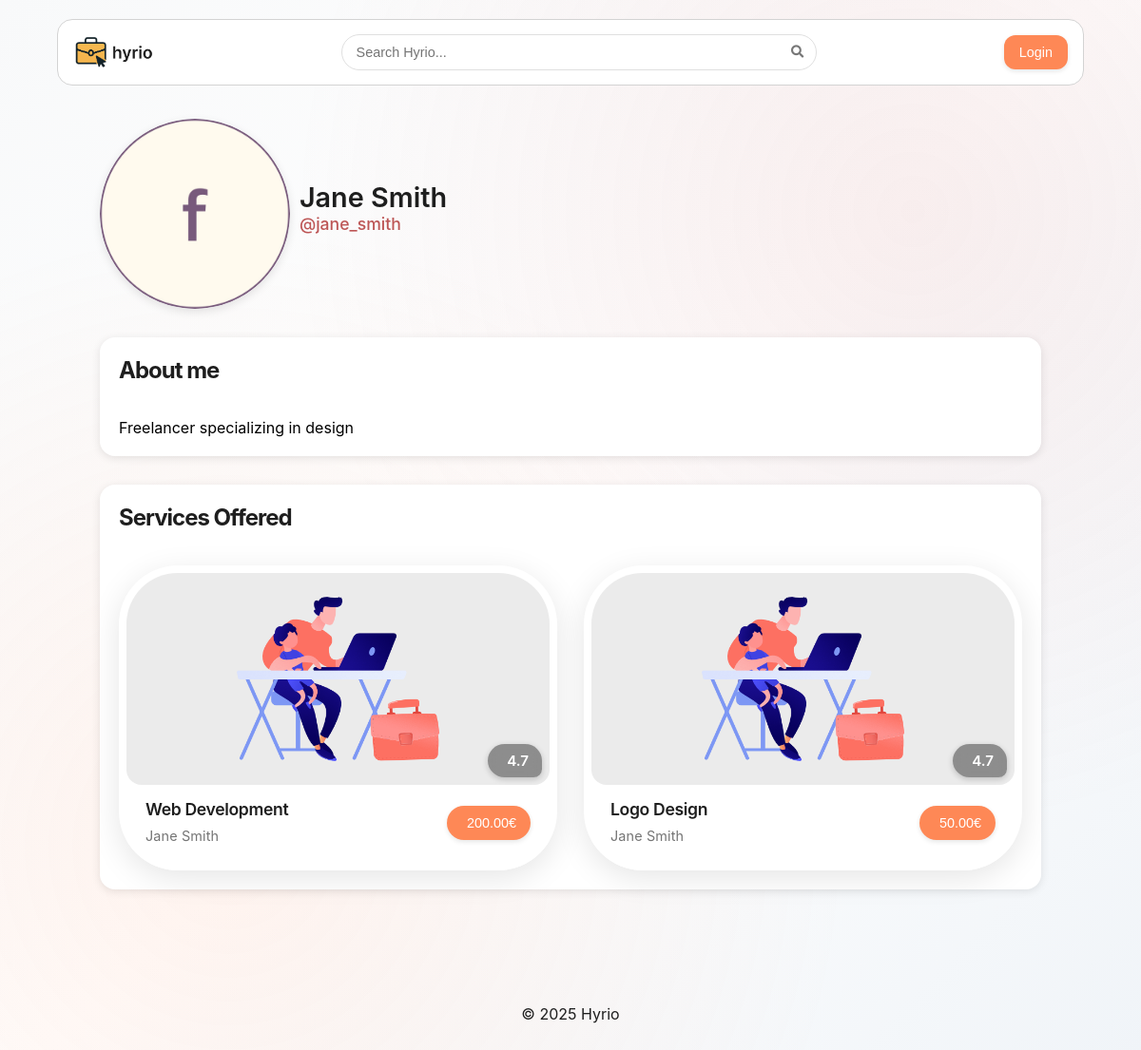
The app's page /pages/profile.php?username=jane_smith with its own data.
### tables this page shows
CREATE TABLE users (id INTEGER PRIMARY KEY,
  name VARCHAR(255) NOT NULL,
  username VARCHAR(255) NOT NULL UNIQUE,
  password TEXT NOT NULL,  -- Use bcrypt for hashing
  email VARCHAR(255) NOT NULL UNIQUE,
  is_seller BOOLEAN NOT NULL DEFAULT 0,
  is_admin BOOLEAN NOT NULL DEFAULT 0,
  profile_pic TEXT NOT NULL,
  bio TEXT);

CREATE TABLE services (id INTEGER PRIMARY KEY,
  name VARCHAR(255) NOT NULL,
  description TEXT NOT NULL,
  price DECIMAL(10, 2) NOT NULL CHECK (price >=0),
  seller INTEGER NOT NULL REFERENCES users(id),
  category INTEGER NOT NULL REFERENCES categories(id),
  delivery_time INTEGER NOT NULL CHECK (delivery_time > 0),  -- in hours
  image TEXT NOT NULL,
  rating DECIMAL(2, 1) CHECK (rating >=0 AND rating <=5));

### includes/auth.php (called while the page is built, shortened)
<?php
class Auth
{
    private static ?Auth $instance = null;
    public static function getInstance(): Auth
    {
        if (self::$instance === null) {
            self::$instance = new Auth();
        }
        return self::$instance;
    }
    public function getUser()
    {
        return $_SESSION['user'] ?? null;
    }
}

### database/classes/user.php (called while the page is built, shortened)
<?php
class User
{
    private string $name;
    private string $username;
    private bool $isSeller;
    private string $profilePic;
    private string $bio;
    public function __construct(int $id, string $name, string $username, string $email, bool $isSeller, bool $isAdmin, string $profilePic, string $bio)
    {
        $this->name = $name;
        $this->username = $username;
        $this->isSeller = $isSeller;
        $this->profilePic = $profilePic;
        $this->bio = $bio;
    }
    public static function getUserByUsername(string $username): ?User
    {
        try {
            $db = Database::getInstance();
            $stmt = $db->prepare('SELECT * FROM users WHERE username = ?');
            $stmt->execute([$username]);
            $user = $stmt->fetch();
            if ($user) {
                return new User($user['id'], $user['name'], $user['username'], $user['email'], (bool)$user['is_seller'], (bool)$user['is_admin'], $user['profile_pic'], $user['bio']);
            }
            return null;
        } catch (PDOException $e) {
            return null;
        }
    }
    public static function getUserById(int $id): ?User
    {
        try {
            $db = Database::getInstance();
            $stmt = $db->prepare('SELECT * FROM users WHERE id = ?');
            $stmt->execute([$id]);
            $user = $stmt->fetch();
            if ($user) {
                return new User($user['id'], $user['name'], $user['username'], $user['email'], (bool)$user['is_seller'], (bool)$user['is_admin'], $user['profile_pic'], $user['bio']);
            }
            return null;
        } catch (PDOException $e) {
            return null;
        }
    }
    public function getName(): string
    {
        return $this->name;
    }
    public function getUsername(): string
    {
        return $this->username;
    }
    public function isSeller(): bool
    {
        return $this->isSeller;
    }
    public function getProfilePic(): string
    {
        return $this->profilePic;
    }
    public function getBio(): string
    {
        return $this->bio;
    }
}

### database/classes/rating.php (called while the page is built, shortened)
<?php
class Rating
{
  public static function getRatingStats(int $serviceId): array
  {
    $db = Database::getInstance();
    try {
      $stmt = $db->prepare('
                SELECT
                    COUNT(*) as total_ratings,
                    AVG(rating) as average_rating,
                    COUNT(CASE WHEN rating = 5 THEN 1 END) as five_star,
                    COUNT(CASE WHEN rating = 4 THEN 1 END) as four_star,
                    COUNT(CASE WHEN rating = 3 THEN 1 END) as three_star,
                    COUNT(CASE WHEN rating = 2 THEN 1 END) as two_star,
                    COUNT(CASE WHEN rating = 1 THEN 1 END) as one_star
                FROM ratings
                WHERE service_id = ?
            ');
      $stmt->execute([$serviceId]);
      $result = $stmt->fetch(PDO::FETCH_ASSOC);
      return $result ?: [
        'total_ratings' => 0,
        'average_rating' => 0,
        'five_star' => 0,
        'four_star' => 0,
        'three_star' => 0,
        'two_star' => 0,
        'one_star' => 0
      ];
    } catch (PDOException $e) {
      error_log("Error fetching rating stats: " . $e->getMessage());
      return [
        'total_ratings' => 0,
        'average_rating' => 0,
        'five_star' => 0,
        'four_star' => 0,
        'three_star' => 0,
        'two_star' => 0,
        'one_star' => 0
      ];
    }
  }
}

### pages/profile.php (the view, shortened to what this page needs)
<?php
require_once(__DIR__ . '/../includes/common.php');
require_once(__DIR__ . '/../database/classes/user.php');
require_once(__DIR__ . '/../components/button/button.php');
require_once(__DIR__ . '/../components/card/card.php');
require_once(__DIR__ . '/../includes/auth.php');
$user = User::getUserByUsername((string) $_GET['username']);
echo '<link rel="stylesheet" href="/css/profile.css">';
echo '<link rel="stylesheet" href="/css/landing.css">';
?>
<main class="profile-container">
    <article class="profile">
        <header class="profile-header">
            <?php
            echo '<img src="' . htmlspecialchars($user->getProfilePic()) . '" alt="Profile Picture" class="profile-picture">';
            echo '<h1>' . htmlspecialchars($user->getName()) . '</h1>';
            echo '<p class="profile-username">@' . htmlspecialchars($user->getUsername()) . '</p>';
            ?>
        </header>
        <section>
            <div class="section-header">
                <h2>About me</h2>
            </div>
            <div class="section-content">
                <?php
                if ($user->getBio() === '') {
                    echo '<p>This user has not set a bio yet.</p>';
                } else {
                    echo '<p>' . htmlspecialchars($user->getBio()) . '</p>';
                }
                ?>
            </div>
        </section>
        <?php
        if ($user->isSeller()) {
            require_once(__DIR__ . '/../database/classes/service.php');
            try {
                $db = Database::getInstance();
                $stmt = $db->prepare('
                    SELECT services.*, users.name as seller_name, categories.name as category_name
                    FROM services
                    JOIN users ON services.seller = users.id
                    JOIN categories ON services.category = categories.id
                    WHERE services.seller = ?
                    ORDER BY services.id DESC
                ');
                $stmt->execute([$user->getId()]);
                $userServices = $stmt->fetchAll();
            } catch (PDOException $e) {
                $userServices = [];
            }
            echo '<section>';
            echo '<div class="section-header">';
            echo '<h2>Services Offered</h2>';
            echo '</div>';
            echo '<div class="section-content">';
            if (empty($userServices)) {
                echo '<p>This user hasn\'t listed any services yet.</p>';
            } else {
                Card::renderGrid($userServices);
            }
            echo '</div>';
            echo '</section>';
        }
        ?>
    </article>
</main>

### components/card/card.php (shortened to what this page needs)
<?php
class Card
{
  private static $cssIncluded = false;
  public static function includeCSS()
  {
    if (!self::$cssIncluded) {
      echo '<link rel="stylesheet" href="/components/card/css/card.css">';
      self::$cssIncluded = true;
    }
  }
  public static function render($service = null, $showPrice = true)
  {
    self::renderService($service, $showPrice);
  }
  public static function renderService($service = null, $showPrice = true)
  {
    require_once(__DIR__ . '/../button/button.php');
    require_once(__DIR__ . '/../../database/classes/user.php');
    $serviceId = isset($service['id']) ? (int) $service['id'] : 0;
    $seller = User::getUserById($service['seller']);
    ?>
    <div class="card">
      <a href="/pages/service.php?id=<?= $serviceId ?>" class="card-link">
        <div class="card-content">
          <?php
          require_once(__DIR__ . '/../../database/classes/rating.php');
          $ratingStats = Rating::getRatingStats((int) $service['id']);
          ?>
          <div class="image-container">
            <div class="service-image">
              <img src="<?= htmlspecialchars($service['image']) ?>"
                alt="<?= isset($service['name']) ? htmlspecialchars($service['name']) : 'Service' ?>">
            </div>
            <?php if ($ratingStats['total_ratings'] > 0): ?>
              <div class="rating">
                <span><?= htmlspecialchars(number_format((float) $ratingStats['average_rating'], 1)) ?></span>
              </div>
            <?php endif; ?>
          </div>
          <div class="label">
            <div class="titles">
              <h3><?= isset($service['name']) ? htmlspecialchars($service['name']) : 'i build minecraft servers' ?></h3>
              <p><?= htmlspecialchars($seller->getName()) ?></p>
            </div>
            <?php
            if ($showPrice) {
              echo '<span>' . (isset($service['price']) ? htmlspecialchars(number_format($service['price'], 2)) : '230') . '€</span>';
            }
            ?>
          </div>
        </div>
      </a>
    </div>
    <?php
  }
    ?>
    <?php
  public static function renderGrid($services = [], $showPrice = true)
  {
    self::includeCSS();
    echo '<div class="grid">';
    foreach ($services as $service) {
      self::render($service, $showPrice);
    }
    echo '</div>';
  }
}
?>

### css/style.css (style rules this page uses)
:root { --text: #1e1e1e; --background: whitesmoke; --primary: #fe8856; --secondary: #bd5656; --accent: #944c4c; --shadow: rgba(0, 0, 0, 0.25); font-family: 'Inter', sans-serif; }
body { background: linear-gradient(135deg, #f8f9fa 0%, #ffffff 50%, #f0f4f8 100%); background-attachment: fixed; position: relative; }
body::before { content: ''; position: fixed; top: 0; left: 0; right: 0; bottom: 0; background: radial-gradient( circle at 20% 80%, rgba(254, 136, 86, 0.1) 0%, transparent 50% ), radial-gradient( circle at 80% 20%, rgba(189, 86, 86, 0.1) 0%, transparent 50% ); pointer-events: none; z-index: -1; }
html, body { height: 100%; margin: 0; padding: 0; }
body { display: flex; flex-direction: column; min-height: 100vh; }
main { width: 100%; margin: 0; overflow-wrap: break-word; word-wrap: break-word; hyphens: auto; }
main { width: 85%; margin: 0 auto; padding: 15px; box-sizing: border-box; overflow-x: hidden; flex: 1 0 auto; }

### css/profile.css (style rules this page uses)
.profile-header { display: grid; grid-template-columns: auto 1fr auto; grid-template-rows: 1fr 1fr; column-gap: 1%; margin-bottom: 30px; }
.profile-picture { width: 200px; border-radius: 50%; box-shadow: 0 3px 10px rgba(0, 0, 0, 0.1); transition: transform 0.3s ease; grid-column: 1; grid-row: 1 / span 2; }
.profile-header h1 { margin: 0; font-size: 1.8em; font-weight: 600; color: var(--text); grid-column: 2; grid-row: 1; align-self: flex-end; }
.profile-username { color: var(--secondary); font-size: 1.1em; margin: 0; font-weight: 500; grid-column: 2; grid-row: 2; }
section { background-color: #fff; border-radius: 16px; box-shadow: 0 2px 10px rgba(0, 0, 0, 0.1); margin-bottom: 30px; padding: 20px; }
section h2 { margin: 0; }
section p { margin: 0; }
.section-header { display: flex; justify-content: space-between; align-items: center; margin-bottom: 20px; }
.section-header h2 { margin: 0; font-size: 1.5rem; }

### css/landing.css (style rules this page uses)
.section-header { text-align: center; }
.section-header h2 { font-size: 1.5rem; font-weight: 700; color: var(--text); margin: 0 0 1rem 0; letter-spacing: -1px; }

### components/card/css/card.css (style rules this page uses)
.grid { display: grid; grid-template-columns: repeat(auto-fill, minmax(280px, 1fr)); gap: 1.75rem; }
@media (max-width: 1400px) { .grid { grid-template-columns: repeat(2, minmax(0, 1fr)); } }
.card { position: relative; display: flex; flex-direction: column; background-color: #fff; border-radius: 62px; box-shadow: 0 8px 32px rgba(0, 0, 0, 0.1); transition: transform 0.18s cubic-bezier(0.4, 0, 0.2, 1), box-shadow 0.18s cubic-bezier(0.4, 0, 0.2, 1); overflow: hidden; padding: 8px 8px 0 8px; }
.card-link { text-decoration: none; display: block; height: 100%; color: inherit; }
.card-content { padding: 0; display: flex; flex-direction: column; }
.image-container { position: relative; width: 100%; margin: 0; padding: 0; }
.service-image { position: relative; width: 100%; height: 0; padding-top: 50%; overflow: hidden; background: transparent; }
.service-image img { position: absolute; top: 0; left: 0; width: 100%; height: 100%; object-fit: cover; display: block; border-radius: 54px; border-bottom-left-radius: 16px; border-bottom-right-radius: 16px; }
.rating { position: absolute; bottom: 8px; right: 8px; z-index: 2; z-index: 3; background-color: rgba(0, 0, 0, 0.4); color: #fff; border-radius: 32px; border-bottom-right-radius: 16px; padding: 8px 14px; display: flex; align-items: center; gap: 6px; font-size: 0.95rem; font-weight: 600; box-shadow: 0 2px 6px rgba(0, 0, 0, 0.2); transition: all 0.2s ease; backdrop-filter: blur(8px); -webkit-backdrop-filter: blur(8px); }
.card .label { padding: 20px; padding-top: 10px; display: flex; flex-direction: row; justify-content: space-between; align-items: center; flex-wrap: nowrap; height: 100%; min-height: 60px; background-color: #fff; }
.card .titles { padding: 5px 0; flex: 1; min-width: 0; margin-right: 10px; display: flex; flex-direction: column; justify-content: center; overflow-wrap: break-word; word-wrap: break-word; word-break: break-word; hyphens: auto; max-width: calc(100% - 80px); }
.card .titles h3 { margin: 0 0 6px 0; font-weight: 600; color: var(--text); font-size: 1.1em; letter-spacing: -0.02em; line-height: 1.3; white-space: normal; overflow: hidden; display: -webkit-box; -webkit-line-clamp: 2; line-clamp: 2; -webkit-box-orient: vertical; max-height: 2.6em; text-overflow: ellipsis; }
.card .titles p { margin: 0; color: #666; font-size: 0.9em; font-weight: 400; line-height: 1.4; letter-spacing: 0.01em; white-space: nowrap; overflow: hidden; text-overflow: ellipsis; opacity: 0.9; }

### records on screen
users: profile_pic (picture), name "Jane Smith", username "jane_smith", bio "Freelancer specializing in design"
services: image (placeholder picture), average_rating "4.7", name "Web Development", seller.name "Jane Smith", price "200.00"
services: image (placeholder picture), average_rating "4.7", name "Logo Design", seller.name "Jane Smith", price "50.00"
